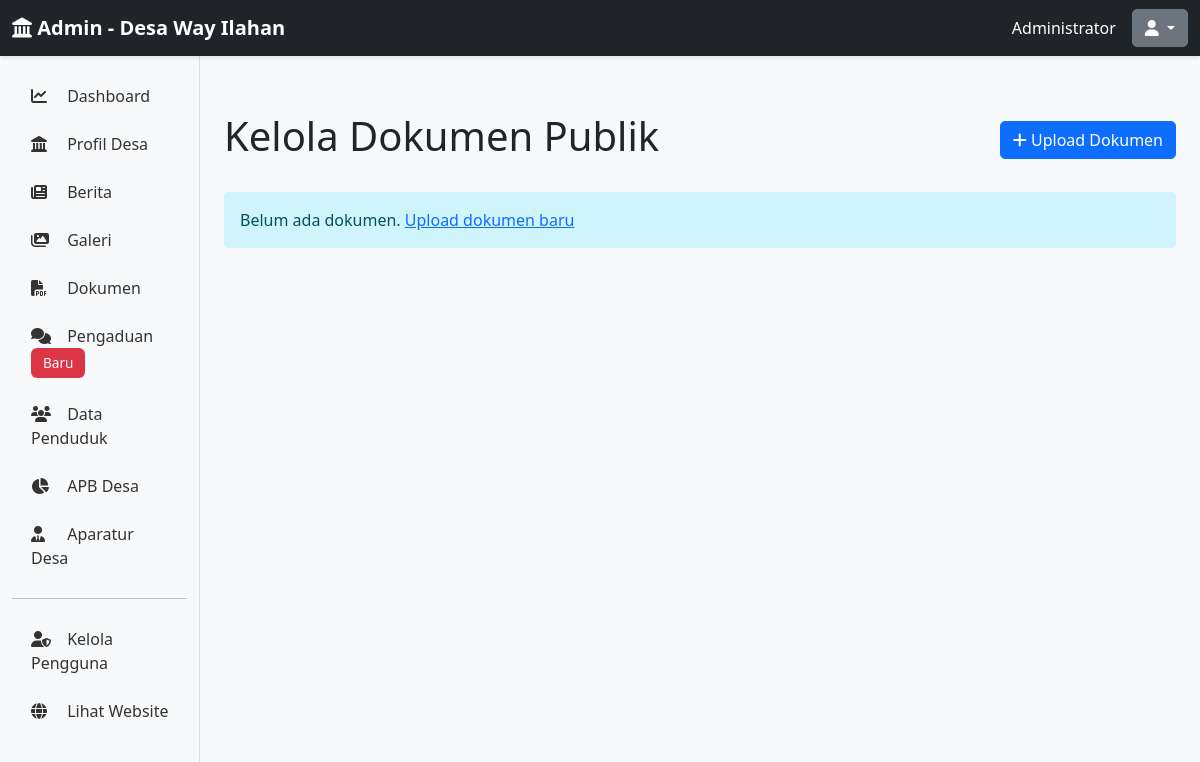
Before: /admin/dokumen (signed in) with the older database file.
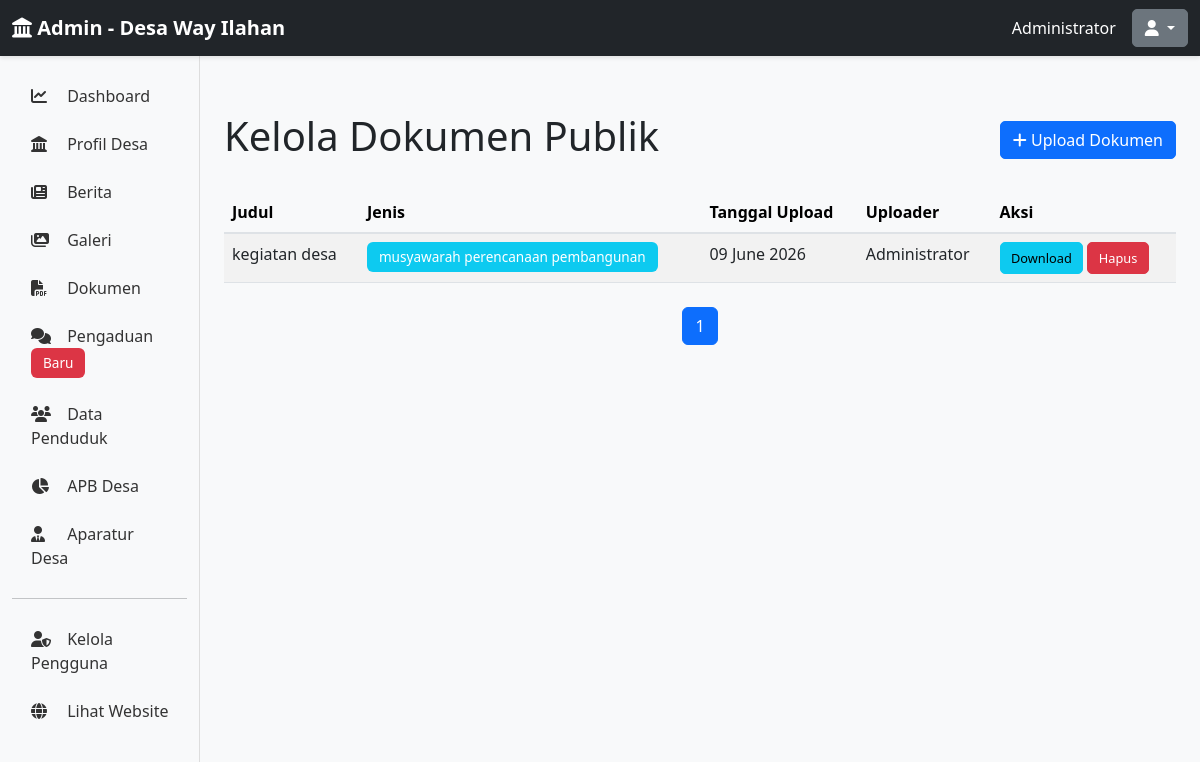
After: the same page with the newer database file.
### app/models.py (models this page shows, shortened)
class DokumenPublik(db.Model):
    id = db.Column(db.Integer, primary_key=True)
    judul = db.Column(db.String(255), nullable=False)
    deskripsi = db.Column(db.Text)
    file_path = db.Column(db.String(255), nullable=False)
    jenis_dokumen = db.Column(db.String(100))  # Berita Acara, SK, Laporan, etc
    tanggal_upload = db.Column(db.DateTime, default=datetime.utcnow)
    diupdate_pada = db.Column(db.DateTime, default=datetime.utcnow, onupdate=datetime.utcnow)
    uploader = db.Column(db.String(120))

### app/routes.py (the view)
@admin_bp.route('/dokumen')
@login_required
def kelola_dokumen():
    page = request.args.get('page', 1, type=int)
    dokumen = DokumenPublik.query.order_by(DokumenPublik.tanggal_upload.desc()).paginate(page=page, per_page=10)
    return render_template('admin/dokumen/list.html', dokumen=dokumen)

### app/templates/admin/dokumen/list.html (shortened to what this page needs)
{% extends "admin/base.html" %}
{% block content %}
<div class="d-flex justify-content-between align-items-center my-4">
    <h1>Kelola Dokumen Publik</h1>
    <a href="{{ url_for('admin.tambah_dokumen') }}" class="btn btn-primary">
        <i class="fas fa-plus"></i> Upload Dokumen
    </a>
</div>
{% if dokumen.items %}
<div class="table-responsive">
    <table class="table table-striped table-hover">
        <thead class="table-light">
            <tr>
                <th>Judul</th>
                <th>Jenis</th>
                <th>Tanggal Upload</th>
                <th>Uploader</th>
                <th>Aksi</th>
            </tr>
        </thead>
        <tbody>
            {% for doc in dokumen.items %}
            <tr>
                <td>{{ doc.judul[:50] }}</td>
                <td><span class="badge bg-info">{{ doc.jenis_dokumen or '-' }}</span></td>
                <td>{{ doc.tanggal_upload.strftime('%d %B %Y') }}</td>
                <td>{{ doc.uploader }}</td>
                <td>
                    <a href="{{ url_for('public.download_dokumen', filename=doc.file_path) }}" class="btn btn-sm btn-info" download>Download</a>
                    <form method="POST" action="{{ url_for('admin.hapus_dokumen', id=doc.id) }}" style="display:inline;" onsubmit="return confirm('Yakin ingin menghapus?')">
                        <button type="submit" class="btn btn-sm btn-danger">Hapus</button>
                    </form>
                </td>
            </tr>
            {% endfor %}
        </tbody>
    </table>
</div>
<nav class="mt-4">
    <ul class="pagination justify-content-center">
        {% for page_num in dokumen.iter_pages() %}
            {% if page_num %}
                {% if page_num == dokumen.page %}
                <li class="page-item active">
                    <span class="page-link">{{ page_num }}</span>
                </li>
                {% else %}
                <li class="page-item">
                    <a class="page-link" href="{{ url_for('admin.kelola_dokumen', page=page_num) }}">{{ page_num }}</a>
                </li>
                {% endif %}
            {% endif %}
        {% endfor %}
    </ul>
</nav>
{% else %}
<div class="alert alert-info">Belum ada dokumen. <a href="{{ url_for('admin.tambah_dokumen') }}">Upload dokumen baru</a></div>
{% endif %}
{% endblock %}

Changed rows visible on the page:
added DokumenPublik: judul "kegiatan desa", jenis_dokumen "musyawarah perencanaan pembangunan", tanggal_upload "09 June 2026", uploader "Administrator"
Other visible differences:
text no longer shown: "Belum ada dokumen. Upload dokumen baru"
text now shown: "Judul Jenis Tanggal Upload Uploader Aksi"
new list line: "1"
